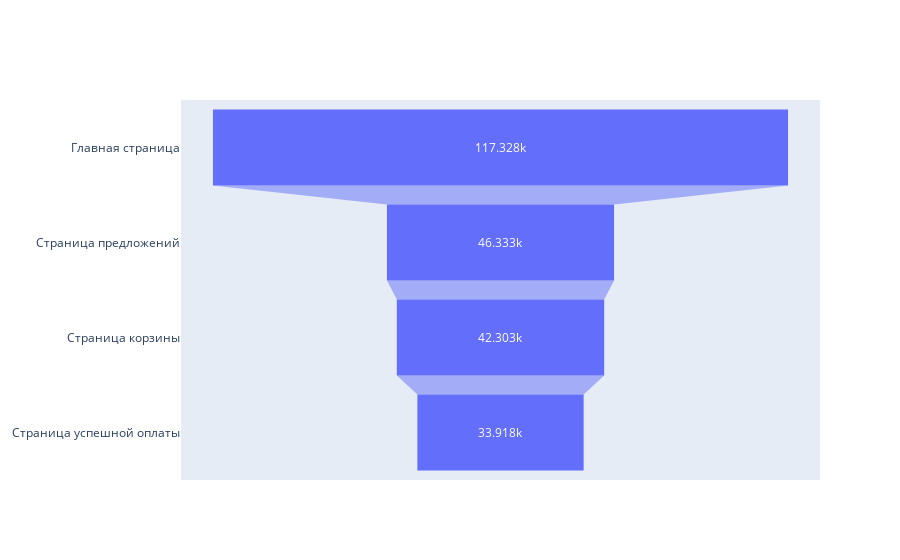

The cell this chart's notebook holds for it:
### Code cell
# Построим график воронки событий, где значения, разбитые по датам, суммируем 
fig = go.Figure(go.Funnel(
    y = ["Главная страница",
         "Страница предложений", 
         "Страница корзины", 
         "Страница успешной оплаты"],
    x = [users_funnel.MainScreenAppear.sum(), 
         users_funnel.OffersScreenAppear.sum(), 
         users_funnel.CartScreenAppear.sum(), 
         users_funnel.PaymentScreenSuccessful.sum()]
    ))
fig.show()

### Figure 1 — Plotly figure (JSON) as saved in the notebook; plotly's stock layout.template omitted (floating-point values rounded to 4 significant figures)
{"data": [{"type": "funnel", "x": [117328, 46333, 42303, 33918], "y": ["Главная страница", "Страница предложений", "Страница корзины", "Страница успешной оплаты"]}], "layout": {}}
